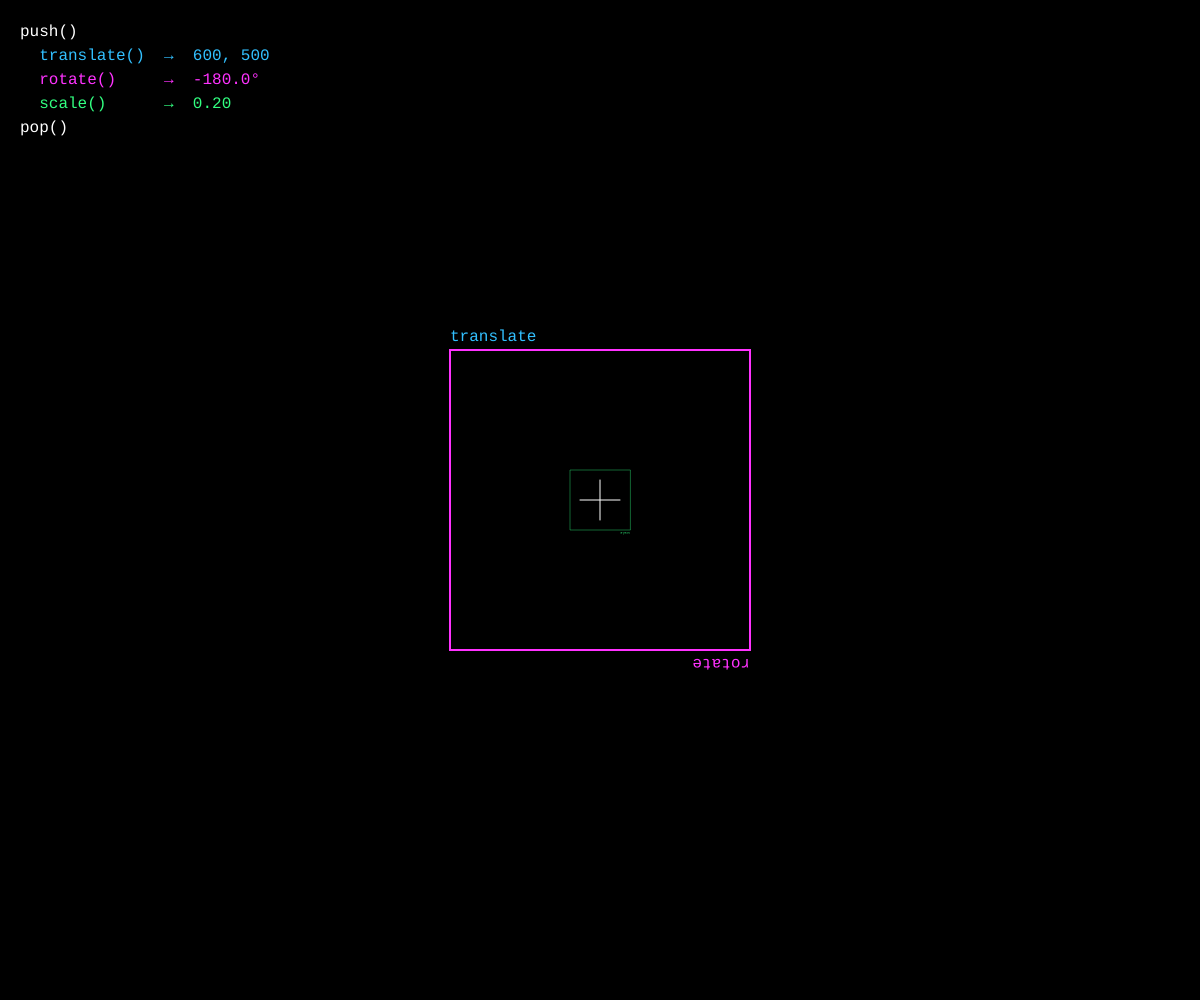
Frame 1 (no input)
Frame 60 (no input): identical to frame 1, image omitted
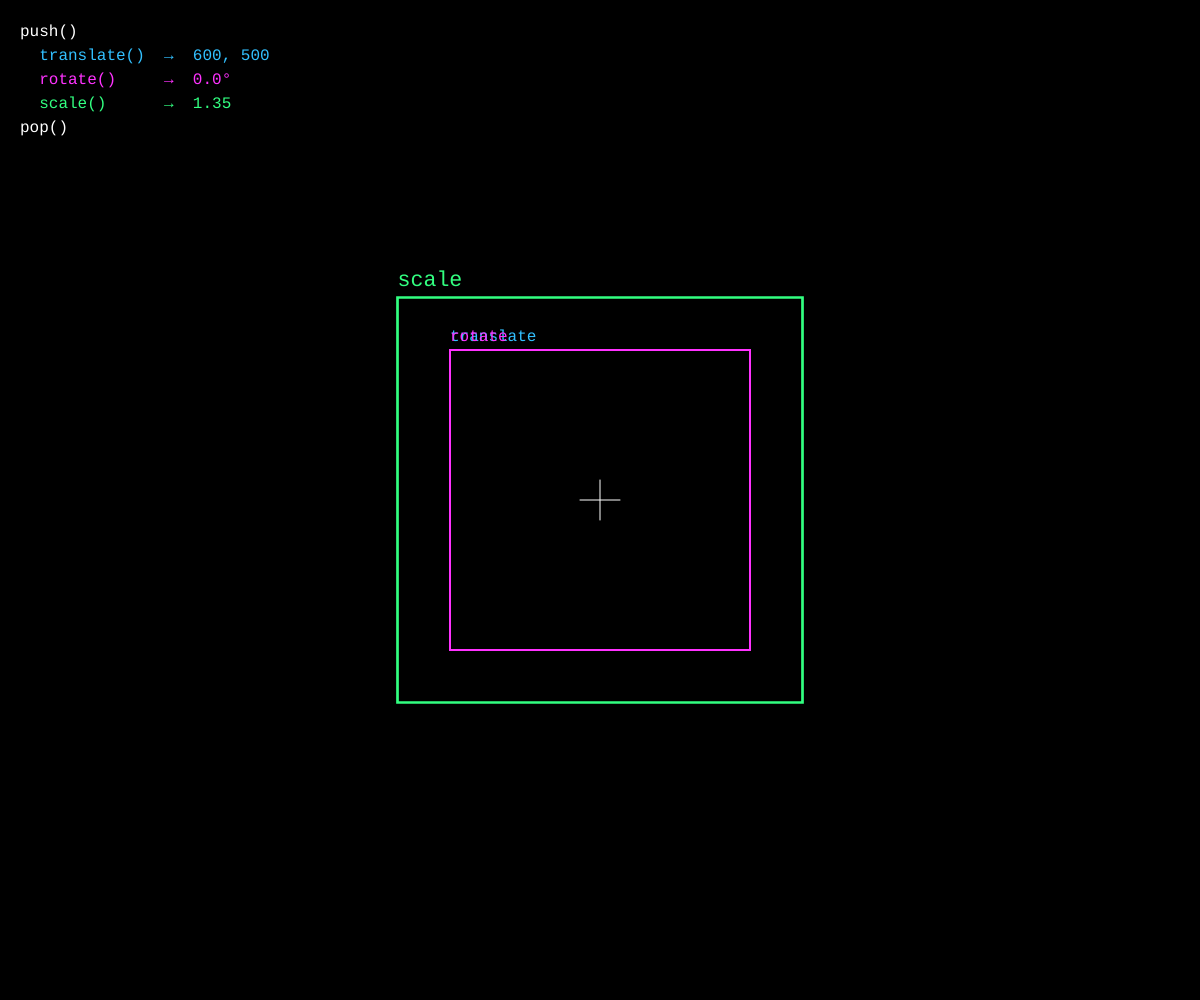
Frame 120 (the mouse pressed at the canvas centre since frame 60)

The p5.js sketch that drew these frames (run headless with seeded random() and noise() and a simulated clock; from frame 60 on, the mouse is pressed at the canvas centre):

// p5.js sketch
// ── sketch.js
/*
 * © 2026 Schultzschultz. Created for 'Schultzschultz Creative Coding Masterclass'.
 * For educational use only. All rights reserved.
 *
 * ---------------------
 * Matrix Transformation
 * ---------------------
 * 
 * This file is an example of how to use matrix transformations in p5.js. 
 * push() and pop() are used to save and restore the current drawing state, allowing for isolated transformations that do not affect other parts of the drawing.
 * Note that the transformations are applied in sequence, meaning that the order of translate(), rotate(), and scale() matters and will affect the final output.
 * 
 * What this file does:
 * - Draw three rectangles that are transformed based on the mouse position.
 * - The first rectangle is drawn after a translate() transformation.
 * – The second rectangle is drawn after a rotate() transformation.
 * – The third rectangle is drawn after a scale() transformation.
 * - The transformations are controlled by the mouse's X and Y positions.
 * - The user can also click and drag to move the rectangles around the canvas.
 */


const color1 = '#32c0ff';
const color2 = '#ff32ff';
const color3 = '#32ff80';
const rectSize = 300;

let xOffset = 0;
let yOffset = 0;

function setup() {
  // Create a canvas that fills the entire browser window.
  createCanvas(windowWidth, windowHeight);

  xOffset = width / 2;
  yOffset = height / 2;
}

function draw() {

  // Set the background color to black.
  background(0);

  // Map the mouse's X position to an angle between -PI and PI, and the Y position to a scaling factor between 0.2 and 2.5.
  // Note that the angle is in radians.
  let angle = map(mouseX, 0, width, -PI, PI);
  let scaling = map(mouseY, 0, height, 0.2, 2.5);

  // Draw a crosshair at the current translate origin for reference.
  displayCrosshair(xOffset, yOffset, 255);

  // Use push() to save the current drawing state before applying transformations.
  push();

  // Use translate() to move the origin. 
  translate(xOffset, yOffset);

  // Draw the first rectangle with the first color, and label it "translate".
  displayRect(color1);
  drawLabel("translate", -rectSize / 2, -rectSize / 2, color1);

  // Apply the rotate() transformation using the angle calculated from the mouse's X position.
  rotate(angle);

  // Draw the second rectangle with the second color, and label it "rotate".
  displayRect(color2);
  drawLabel("rotate", -rectSize / 2, -rectSize / 2, color2);

  // Apply the scale() transformation using the scaling factor calculated from the mouse's Y position.
  scale(scaling);

  // Draw the third rectangle with the third color, and label it "scale".
  displayRect(color3);
  drawLabel("scale", -rectSize / 2, -rectSize / 2, color3);

  // Use pop() to restore the previous drawing state, so that any transformations applied after this point will not affect the rectangles drawn above.
  pop();

  // Display the transformation information on the canvas, showing the current angle and scaling factor.
  displayInfo(angle, scaling, xOffset, yOffset);
}

// Draw a label with the specified text, position, and color.
function drawLabel(txt, x, y, col) {

  // Use push() and pop() to ensure that the text styling does not affect other parts of the drawing.
  push();

  // Apply the specified color and styling for the text label.
  noStroke();
  fill(col);
  textAlign(LEFT, BOTTOM);
  textSize(16);
  textFont('monospace');

  // Draw the text label at the specified position, slightly above the rectangle to avoid overlap.
  text(txt, x, y - 5);

  // Restore the previous drawing state after drawing the label.
  pop();
}

// Draw a rectangle centered at the origin with the specified color and size.
function displayRect(c) {

  // Use push() and pop() to ensure that the text styling does not affect other parts of the drawing.
  push();

  // Apply the specified color and styling for the rectangle.
  noFill();
  strokeWeight(2);
  stroke(c);

  // Set the rectangle mode to CENTER, so that rectangles are drawn from their center point.
  rectMode(CENTER);

  // Draw the rectangle at the origin (which has been translated to the center of the canvas), with the specified size.
  rect(0, 0, rectSize, rectSize);

  // Restore the previous drawing state after drawing the label.
  pop();
}

// Draw a crosshair at the specified position with the given color.
function displayCrosshair(x, y, col) {

  // Use push() and pop() to ensure that the text styling does not affect other parts of the drawing.
  push();

  // Apply the specified color and styling for the crosshair.
  noFill();
  stroke(col);

  // Draw two lines intersecting at the specified position to create a crosshair.
  line(x - 20, y, x + 20, y);
  line(x, y - 20, x, y + 20);

  // Restore the previous drawing state after drawing the label.
  pop();
}

// Display the transformation information on the canvas, showing the current angle and scaling factor.
function displayInfo(a, s, tx, ty) {

  // Set the text alignment to the top-left corner and apply the specified font size and styling for the information text.
  textAlign(LEFT, TOP);
  textSize(16);
  textFont('monospace');
  noStroke();

  // Create an array of entries to display the transformation information, including the label, color, and value for each transformation.
  let entries = [
    { label: "push()", col: 255, val: "" },
    { label: "  translate()", col: color1, val: nf(tx, 1, 0) + ", " + nf(ty, 1, 0) },
    { label: "  rotate()   ", col: color2, val: nf(degrees(a), 1, 1) + "°" },
    { label: "  scale()    ", col: color3, val: nf(s, 1, 2) },
    { label: "pop()", col: 255, val: "" },
  ];

  // Loop through the entries and display each one on the canvas with the specified color and value.
  for (let i = 0; i < entries.length; i++) {

    // Get the current entry from the array and apply the specified color and styling for the text.
    let e = entries[i];

    // Set the fill color for the text based on the entry's color property.
    fill(e.col);

    // Display the label and value for the current entry, with the value shown after an arrow if it exists.
    text(e.label + (e.val ? "  →  " + e.val : ""), 20, 24 * (i + 1)); 
  }

}

// Update the translation offsets based on the mouse movement when dragging, allowing the user to move the rectangles around the canvas.
function mouseDragged() {
  xOffset += movedX;
  yOffset += movedY;
}

// Keeps the canvas size in sync with the browser window.
function windowResized() {
  resizeCanvas(windowWidth, windowHeight);
}
